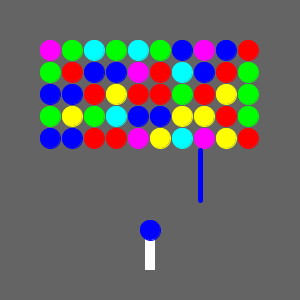
Frame 1 (no input)
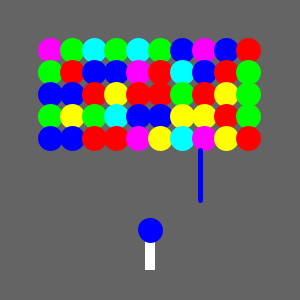
Frame 60 (the mouse pressed at the canvas centre just before this capture)
Frame 120 (the mouse held since frame 60 and released just before this capture): identical to frame 60, image omitted

The Processing sketch that drew these frames (run headless with seeded random() and noise(); from frame 60 on, the mouse is pressed at the canvas centre):

// Processing sketch: BubbleBobble
// ── BubbleBobble.pde
int noBubbles = 50;
int rows = 10;
Paddle p = new Paddle(150, 250, PI/2);

Bubble[] bubbles = new Bubble[noBubbles];

color[] cols = new color[]{
  color(255, 0, 0), 
  color(0, 255, 0), 
  color(0, 0, 255), 
  color(255, 0, 255), 
  color(255, 255, 0), 
  color(0, 255, 255)
};

void setup() {
  size(300, 300);
  background(100);

  for (int i=0; i<noBubbles; i++) {
    int x = i%rows*22+50;
    int y = 50+(i/rows)*22;
    color c = cols[int(random(cols.length))];
    bubbles[i] = new Bubble(x, y, c);
  }
  p.spawn(new Bubble(-20,0,cols[int(random(cols.length))]));
}

void keyPressed() {
  if (key == CODED) {
    if (keyCode == LEFT) {
      p.turnLeft();
    } else if (keyCode == RIGHT) {
      p.turnRight();
    }
  }
  if(key == ' '){
    p.shoot();
  }
}

void draw() {
  background(100);

  for (int i=0; i<noBubbles; i++) {
    bubbles[i].render();
  }
  p.update();
  p.render();
}
// ── Bubble.pde
class Bubble {
  PVector pos;
  color col;
  int r;

  Bubble(int x, int y, color c) {
    this.pos = new PVector(x, y);
    this.col = c;
    this.r = 20;
  }

  void render() {
    fill(col);
    stroke(red(col),green(col),blue(col),255);
    ellipse(pos.x, pos.y, r, r);
  }
}
// ── Paddle.pde
class Paddle {
  PVector pos;
  float angle;
  int l;
  int w;
  float increment = 0.2;
  Bubble currentBubble;

  PVector bubbleDir = new PVector(0, 0);

  Paddle(int x, int y, float a) {
    pos = new PVector(x, y);
    angle = a;
    l = 40;
    w = 10;
  }

  void turnLeft() {
    angle -= increment;
    if (angle<0) {
      angle = 0;
    }
  }

  void turnRight() {
    angle += increment;
    if (angle>PI) {
      angle = PI;
    }
  }

  void spawn(Bubble b) {
    currentBubble = b;
  }

  void shoot() {
    bubbleDir = PVector.fromAngle(PI/2);    
    bubbleDir.normalize();
    bubbleDir.rotate(angle);
    bubbleDir.mult(2.5);
  }

  void update() {
    currentBubble.pos.add(bubbleDir);
  }

  void render() {
    pushMatrix();

    rectMode(CENTER);
    translate(pos.x, pos.y);
    rotate(angle);
    fill(255);
    noStroke();
    rect(0, 0, l, w);


    if (currentBubble != null) {
      currentBubble.render();
    }
    
    popMatrix();
    
    PVector bDir = PVector.fromAngle(PI/2);    
    bDir.normalize();
    bDir.rotate(angle);
    bDir.rotate(PI/2);
    bDir.mult(50);
    float curx = 200;
    float cury = 200;
    stroke(color(0,0,255));
    strokeWeight(5);
    line(curx, cury, curx + bDir.x, cury+bDir.y);
    println(angle);

  }
}
